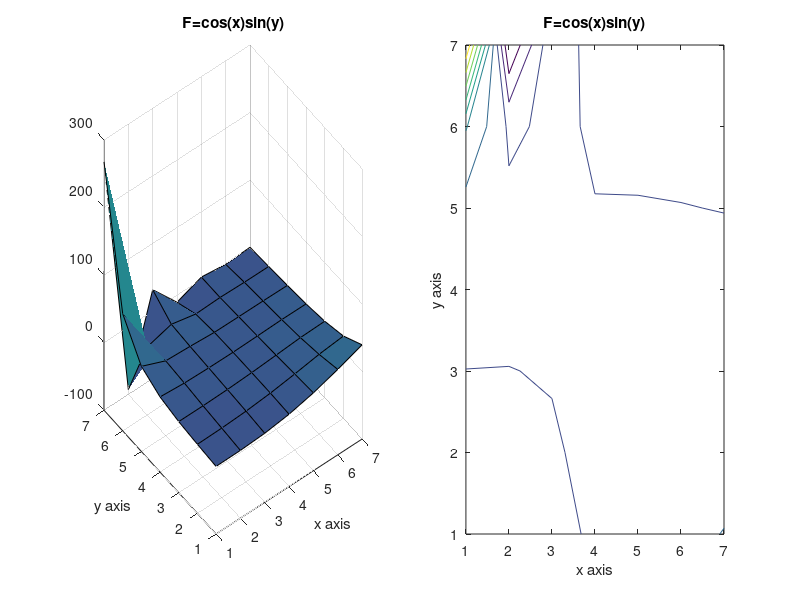

Here is the MATLAB script that generated this plot:
%Matlab Code to solve Poisson's equation with Gauss Seidel Method with the following conditions in the problem statement. 
% Jose Chavez  1161146 
clear all; clc; 

%% Given Conditions 
ax = -pi; 
ay = -pi; 
bx = pi; 
by = pi; 
N=input('Value of X Intenal Nodes='); % Number of points on the internal nodes for N and M%
M=input('Value of Y Internal Nodes='); 
tic
Me=M+2; %Number of points including exterior boundary points for Ne and Me%
Ne=N+2; 
% this generates the x and y values that will be used to calculate 
x = linspace(-pi,pi,Ne); 
y = linspace(-pi,pi,Me); 
%% 

U = ones(Ne,Me); %U initial guess %

% For loop solving for right hand side with F equation with i,j indices% 
for i=1:length(x); 
    for j=1:length(y); 
F(i,j) = cos ( (0.5*pi)* (2*((x(i)-ax) / (bx - ax))+1 )).*sin( pi*((y(j)-ay) / (by -ay))); 
    end 
end 

%% Boundary Conditions for "top" and "bottom" 

% Bottom boundary values 
phi = ((x - ax).^2 ) .* sin( (pi *(x- ax)) / (2*(bx-ax)) ) ; 

% Top boundary values 
psy = cos (pi*(x-ax)).*cosh(bx-x); 

% place these known values in the solution grid 

U(1,:) = phi; 
U(N+2,:) = psy; 
%% Left and Right Boundary points 
%   Using the given neumann condition yields special cases of the Gauss-siedel iteration that can be used along entire "side" boundaries. 
%   F and U is computed in solution grid 
% Multipliers that are used in the iterations. 
dx = 2*pi/(N+1); 
B = 1/dx.^2;
dy = 2*pi/(M+1); 
C = 1/dy.^2;
den= -2*(B+C); 

% Normalize Multipliers%
B = B/den; 
C = C/den; 
F = F/den; 
den = 1; 
error=10; 
error_iterations=0;
% check for diagonal dominance of elements 
abs(den) >= abs(2*B+2*C)
while error>10^-10; 
    W=U; 

for i = 2:N+1; 
     
    % Left boundary 
    U(i,1) = den*(  F(i,1) - (2*B)*U(i,2) - C*U(i-1,1) - C*U(i+1,1) );
    
    % Right Boundary 
    U(i,N+2) = den*(  F(i,N+2) - (2*B)*U(i,N+1) - C*U(i-1,N+2) - C*U(i+1,N+2) ); 
end 

%% Gauss-Siedel iterating the general U equation%

for i = 2:N+1; 
    for j = 2:M+1; 
        U(i,j) = den*(  F(i,j) - C*U(i+1,j) - C*U(i-1,j)- B*U(i,j+1) - B*U(i,j-1) ); 
    end 
end 
error=abs(max(max(((W-U)./W)))); 
error_iterations=error_iterations+1;
end 
toc 
error_iterations
figure 
subplot(1,2,1),surf(U),xlabel('x axis'),ylabel('y axis'),title('F=cos(x)sin(y)');

subplot(1,2,2),contour(U),xlabel('x axis'),ylabel('y axis'),title('F=cos(x)sin(y)');
